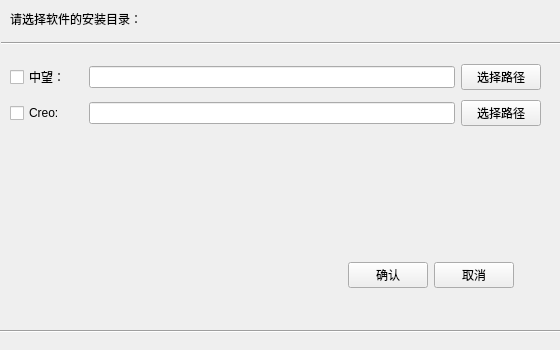
<?xml version="1.0" encoding="UTF-8"?>
<ui version="4.0">
 <class>MainWindow</class>
 <widget class="QMainWindow" name="MainWindow">
  <property name="enabled">
   <bool>true</bool>
  </property>
  <property name="geometry">
   <rect>
    <x>0</x>
    <y>0</y>
    <width>560</width>
    <height>350</height>
   </rect>
  </property>
  <property name="minimumSize">
   <size>
    <width>560</width>
    <height>350</height>
   </size>
  </property>
  <property name="maximumSize">
   <size>
    <width>560</width>
    <height>350</height>
   </size>
  </property>
  <property name="windowTitle">
   <string>请选择软件安装目录</string>
  </property>
  <widget class="QWidget" name="widget">
   <widget class="QLabel" name="label">
    <property name="geometry">
     <rect>
      <x>10</x>
      <y>10</y>
      <width>165</width>
      <height>16</height>
     </rect>
    </property>
    <property name="text">
     <string>请选择软件的安装目录：</string>
    </property>
    <property name="alignment">
     <set>Qt::AlignLeading|Qt::AlignLeft|Qt::AlignTop</set>
    </property>
   </widget>
   <widget class="QWidget" name="">
    <property name="geometry">
     <rect>
      <x>1</x>
      <y>33</y>
      <width>591</width>
      <height>21</height>
     </rect>
    </property>
    <layout class="QVBoxLayout" name="verticalLayout_2">
     <item>
      <widget class="Line" name="line">
       <property name="orientation">
        <enum>Qt::Horizontal</enum>
       </property>
      </widget>
     </item>
    </layout>
   </widget>
   <widget class="QWidget" name="">
    <property name="geometry">
     <rect>
      <x>10</x>
      <y>60</y>
      <width>531</width>
      <height>71</height>
     </rect>
    </property>
    <layout class="QVBoxLayout" name="verticalLayout" stretch="2,2">
     <item>
      <layout class="QHBoxLayout" name="horizontalLayout" stretch="1,5,1">
       <item>
        <widget class="QCheckBox" name="checkBox">
         <property name="text">
          <string>中望：</string>
         </property>
        </widget>
       </item>
       <item>
        <widget class="QLineEdit" name="lineEdit"/>
       </item>
       <item>
        <widget class="QPushButton" name="pushButton">
         <property name="text">
          <string>选择路径</string>
         </property>
        </widget>
       </item>
      </layout>
     </item>
     <item>
      <layout class="QHBoxLayout" name="horizontalLayout_2" stretch="1,5,1">
       <item>
        <widget class="QCheckBox" name="checkBox_2">
         <property name="text">
          <string>Creo:</string>
         </property>
        </widget>
       </item>
       <item>
        <widget class="QLineEdit" name="lineEdit_2"/>
       </item>
       <item>
        <widget class="QPushButton" name="pushButton_2">
         <property name="text">
          <string>选择路径</string>
         </property>
        </widget>
       </item>
      </layout>
     </item>
    </layout>
   </widget>
   <widget class="QWidget" name="">
    <property name="geometry">
     <rect>
      <x>-10</x>
      <y>330</y>
      <width>591</width>
      <height>21</height>
     </rect>
    </property>
    <layout class="QVBoxLayout" name="verticalLayout_3">
     <item>
      <widget class="Line" name="line_2">
       <property name="orientation">
        <enum>Qt::Horizontal</enum>
       </property>
      </widget>
     </item>
     <item>
      <spacer name="verticalSpacer_2">
       <property name="orientation">
        <enum>Qt::Vertical</enum>
       </property>
       <property name="sizeHint" stdset="0">
        <size>
         <width>20</width>
         <height>40</height>
        </size>
       </property>
      </spacer>
     </item>
    </layout>
   </widget>
   <widget class="QWidget" name="">
    <property name="geometry">
     <rect>
      <x>330</x>
      <y>260</y>
      <width>201</width>
      <height>31</height>
     </rect>
    </property>
    <layout class="QHBoxLayout" name="horizontalLayout_3" stretch="1,0,0,1">
     <item>
      <spacer name="horizontalSpacer_2">
       <property name="orientation">
        <enum>Qt::Horizontal</enum>
       </property>
       <property name="sizeHint" stdset="0">
        <size>
         <width>40</width>
         <height>20</height>
        </size>
       </property>
      </spacer>
     </item>
     <item>
      <widget class="QPushButton" name="pushButton_3">
       <property name="text">
        <string>确认</string>
       </property>
      </widget>
     </item>
     <item>
      <widget class="QPushButton" name="pushButton_4">
       <property name="text">
        <string>取消</string>
       </property>
      </widget>
     </item>
     <item>
      <spacer name="horizontalSpacer_3">
       <property name="orientation">
        <enum>Qt::Horizontal</enum>
       </property>
       <property name="sizeHint" stdset="0">
        <size>
         <width>40</width>
         <height>20</height>
        </size>
       </property>
      </spacer>
     </item>
    </layout>
   </widget>
  </widget>
 </widget>
 <resources/>
 <connections/>
</ui>
